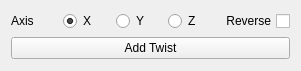
      <widget class="QWidget" name="layoutWidget">
       <property name="geometry">
        <rect>
         <x>360</x>
         <y>210</y>
         <width>301</width>
         <height>71</height>
        </rect>
       </property>
       <layout class="QVBoxLayout" name="verticalLayout_18">
        <item>
         <layout class="QHBoxLayout" name="horizontalLayout_26">
          <item>
           <widget class="QLabel" name="label_22">
            <property name="text">
             <string>Axis</string>
            </property>
           </widget>
          </item>
          <item>
           <widget class="QRadioButton" name="XAxisRadioButton">
            <property name="text">
             <string>X</string>
            </property>
            <property name="checked">
             <bool>true</bool>
            </property>
           </widget>
          </item>
          <item>
           <widget class="QRadioButton" name="YAxisRadioButton">
            <property name="text">
             <string>Y</string>
            </property>
           </widget>
          </item>
          <item>
           <widget class="QRadioButton" name="ZAxisRadioButton">
            <property name="enabled">
             <bool>true</bool>
            </property>
            <property name="text">
             <string>Z</string>
            </property>
           </widget>
          </item>
          <item>
           <widget class="QCheckBox" name="ReverseTwistCheckBox">
            <property name="layoutDirection">
             <enum>Qt::RightToLeft</enum>
            </property>
            <property name="text">
             <string>Reverse</string>
            </property>
           </widget>
          </item>
         </layout>
        </item>
        <item>
         <widget class="QPushButton" name="AddTwistBtn">
          <property name="text">
           <string>Add Twist</string>
          </property>
          <property name="icon">
           <iconset resource="Resources/iconResources.qrc">
            <normaloff>:/icon/Twist.png</normaloff>:/icon/Twist.png</iconset>
          </property>
          <property name="iconSize">
           <size>
            <width>25</width>
            <height>25</height>
           </size>
          </property>
         </widget>
        </item>
       </layout>
      </widget>
